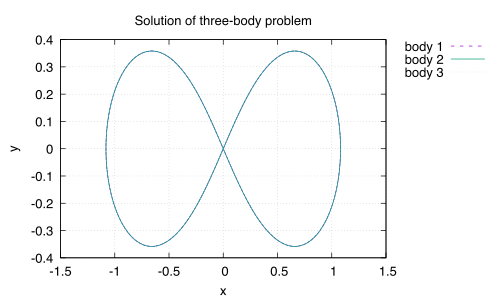

Here is the gnuplot script that generated this plot:
set terminal pdfcairo enhanced font "Helvetica,14"
set output "threebody.pdf"

set title "Solution of three-body problem"
set xlabel "x"
set ylabel "y"
set grid
set key outside

plot \
    'threebody.dat' using 8:9   with lines dashtype 2 title "body 1", \
    'threebody.dat' using 10:11 with lines dashtype 1 title "body 2", \
    'threebody.dat' using 12:13 with lines dashtype 0 title "body 3"
